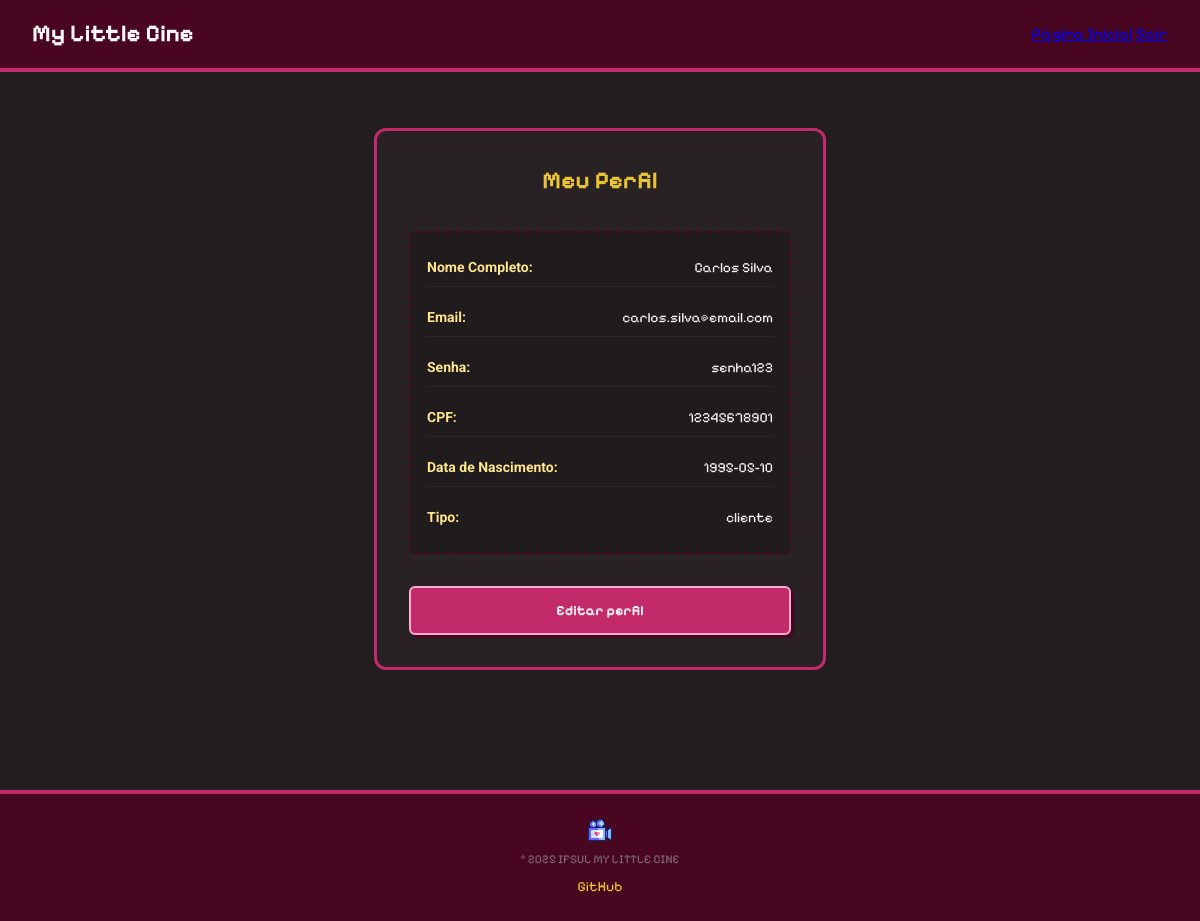
Screenshot of /perfil.php (signed in) with the database file from the repository.
### tables this page shows
CREATE TABLE Usuario (
id_usuario BIGINT PRIMARY KEY AUTO_INCREMENT,
nome VARCHAR(100) NOT NULL,
email VARCHAR(100) UNIQUE NOT NULL,
senha VARCHAR(20) NOT NULL,
cpf CHAR(11) UNIQUE NOT NULL,
data_nascimento DATE NOT NULL,
tipo VARCHAR(20) NOT NULL
);

### perfil.php (the view, shortened to what this page needs)
<?php
include_once('conexao/conexao.php');
$id_usuario = $_SESSION['id_usuario'];
$sql = "SELECT * FROM Usuario WHERE id_usuario = ?";
$stmt = mysqli_prepare($conn, $sql);
mysqli_stmt_bind_param($stmt, "i", $id_usuario);
mysqli_stmt_execute($stmt);
$resultado = mysqli_stmt_get_result($stmt);
$usuario = mysqli_fetch_assoc($resultado);
?>
<!DOCTYPE html>
<html lang="pt-br">
<head>
    <link rel="stylesheet" href="css/variaveis.css">
    <link rel="stylesheet" href="css/estilo.css" type="text/css" media="all">
    <link rel="stylesheet" href="css/perfil.css" type="text/css" media="all">
</head>
<body>
    <header>
        <h2 class="nav_titulo">My Little Cine</h2>
        <nav class="nav_container">
            <a href="index_usuario.php" class="nav_link">Página Inicial</a>
            <a href="logout.php">Sair</a>
        </nav>
    </header>
    <main>
        <section class="perfil">
            <div class="perfil_conteudo">
                <h2>Meu Perfil</h2>
                <div class="perfil_info">
                    <div class="perfil_campo">
                        <strong>Nome Completo:</strong>
                        <?php echo htmlspecialchars($usuario["nome"]); ?>
                    </div>
                    <div class="perfil_campo">
                        <strong>Email:</strong>
                        <?php echo htmlspecialchars($usuario["email"]); ?>
                    </div>
                    <div class="perfil_campo">
                        <strong>Senha:</strong>
                        <?php echo htmlspecialchars($usuario["senha"]); ?>
                    </div>
                    <div class="perfil_campo">
                    <strong>CPF:</strong>
                    <?php echo htmlspecialchars($usuario["cpf"]); ?>
                    </div>
                    <div class="perfil_campo">
                        <strong>Data de Nascimento:</strong>
                        <?php echo htmlspecialchars($usuario["data_nascimento"]); ?>
                    </div>
                    <div class="perfil_campo">
                        <strong>Tipo:</strong>
                        <?php echo htmlspecialchars($usuario["tipo"]); ?>
                    </div>
                </div>
                <div class="perfil_botoes">
                    <a href="editar.php" class="botao">Editar perfil</a>
                </div>
           </div>
        </section>
    </main>
    <footer>
        <img src="imagens/home_icone.png" alt="Icone">
        <p>© 2025 IFSUL MY LITTLE CINE</p>
        <a href="https://github.com/Glitchbunnyhead/My_Little_Cine" target="_blank">GitHub</a>
    </footer>
</body>
</html>

### css/variaveis.css (style rules this page uses)
:root { --cor-primaria: #C32A6A; --cor-primaria-escura: #480621; --cor-primaria-clara: #ffaed0; --cor-secundaria: #EAC435; --cor-secundaria-clara: #ffe68c; --cor-bg: #241e21; --cor-superficie: #ffffff; --cor-texto:#fcf7f9 ; --cor-texto-muted: #806b72; --cor-borda: #ebe5e7; --cor-sucesso: #13da5c; --cor-erro: #ef4444; --fonte-principal: 'Pixelify Sans', monospace; --texto-xs: 0.75rem; --texto-sm: 0.875rem; --texto-base: 1rem; --texto-lg: 1.125rem; --texto-xl: 1.25rem; --texto-2xl: 1.5rem; --texto-3xl: 2rem; --texto-4xl: 2.75rem; --espacamento-1: 0.25rem; --espacamento-2: 0.5rem; --espacamento-3: 0.75rem; --espacamento-4: 1rem; --espacamento-6: 1.5rem; --espacamento-8: 2rem; --espacamento-12: 3rem; --espacamento-16: 4rem; --raio-sm: 6px; --raio-md: 12px; --raio-lg: 20px; --sombra-sm: 0 1px 3px rgba(0,0,0,0.08); --sombra-md: 0 4px 16px rgba(0,0,0,0.10); --transicao: 0.2s ease; }

### css/estilo.css (style rules this page uses)
* { box-sizing: border-box; margin: 0; padding: 0; }
body { background-color: var(--cor-bg); color: var(--cor-texto); font-family: var(--fonte-principal); font-size: var(--texto-base); line-height: 1.5; }
img { image-rendering: pixelated; image-rendering: crisp-edges; max-width: 100%; display: block; }
header { background-color: var(--cor-primaria-escura); border-bottom: 4px solid var(--cor-primaria); padding: var(--espacamento-4) var(--espacamento-8); display: flex; justify-content: space-between; align-items: center; box-shadow: var(--sombra-md); }
section { padding: var(--espacamento-8) var(--espacamento-6); max-width: 1200px; margin: 0 auto; }
section h2 { font-size: var(--texto-2xl); color: var(--cor-secundaria); }
footer { background-color: var(--cor-primaria-escura); border-top: 4px solid var(--cor-primaria); padding: var(--espacamento-6); text-align: center; display: flex; flex-direction: column; align-items: center; gap: var(--espacamento-2); margin-top: var(--espacamento-16); }
footer img { width: 24px; height: 24px; }
footer p { font-size: var(--texto-xs); color: var(--cor-texto-muted); }
footer a { color: var(--cor-secundaria); text-decoration: none; font-size: var(--texto-sm); }

### css/perfil.css (style rules this page uses)
main { display: flex; justify-content: center; align-items: center; flex-grow: 1; padding: var(--espacamento-6) var(--espacamento-4); }
main section.perfil { width: 100%; max-width: 500px; }
.perfil_conteudo { background-color: rgba(255, 255, 255, 0.02); border: 3px solid var(--cor-primaria); border-radius: var(--raio-md); padding: var(--espacamento-8); box-shadow: var(--sombra-md); display: flex; flex-direction: column; gap: var(--espacamento-6); }
.perfil_conteudo h2 { font-family: 'Pixelify Sans', monospace, sans-serif; font-size: var(--texto-2xl); color: var(--cor-secundaria); text-align: center; margin-bottom: var(--espacamento-2); }
.perfil_info { display: flex; flex-direction: column; gap: var(--espacamento-3); background-color: rgba(0, 0, 0, 0.2); border: 2px dashed var(--cor-primaria-escura); border-radius: var(--raio-sm); padding: var(--espacamento-4); }
.perfil_campo { display: flex; justify-content: space-between; align-items: center; font-size: var(--texto-sm); color: var(--cor-texto); padding: var(--espacamento-2) 0; border-bottom: 1px solid rgba(255, 255, 255, 0.05); }
.perfil_campo:last-child { border-bottom: none; }
.perfil_campo strong { color: var(--cor-secundaria-clara); font-family: 'Roboto', sans-serif; }
.perfil_botoes { display: flex; justify-content: center; margin-top: var(--espacamento-2); }
.perfil_botoes .botao { width: 100%; background-color: var(--cor-primaria); color: var(--cor-texto); padding: var(--espacamento-3); border-radius: var(--raio-sm); font-weight: bold; font-size: var(--texto-sm); border: 2px solid var(--cor-primaria-clara); text-align: center; text-decoration: none; transition: var(--transicao); box-shadow: 3px 3px 0px var(--cor-primaria-escura); display: block; }

### rows the page displays
usuario: nome "Carlos Silva", email "carlos.silva@email.com", senha "senha123", cpf "12345678901", data_nascimento "1995-05-10", tipo "cliente"
